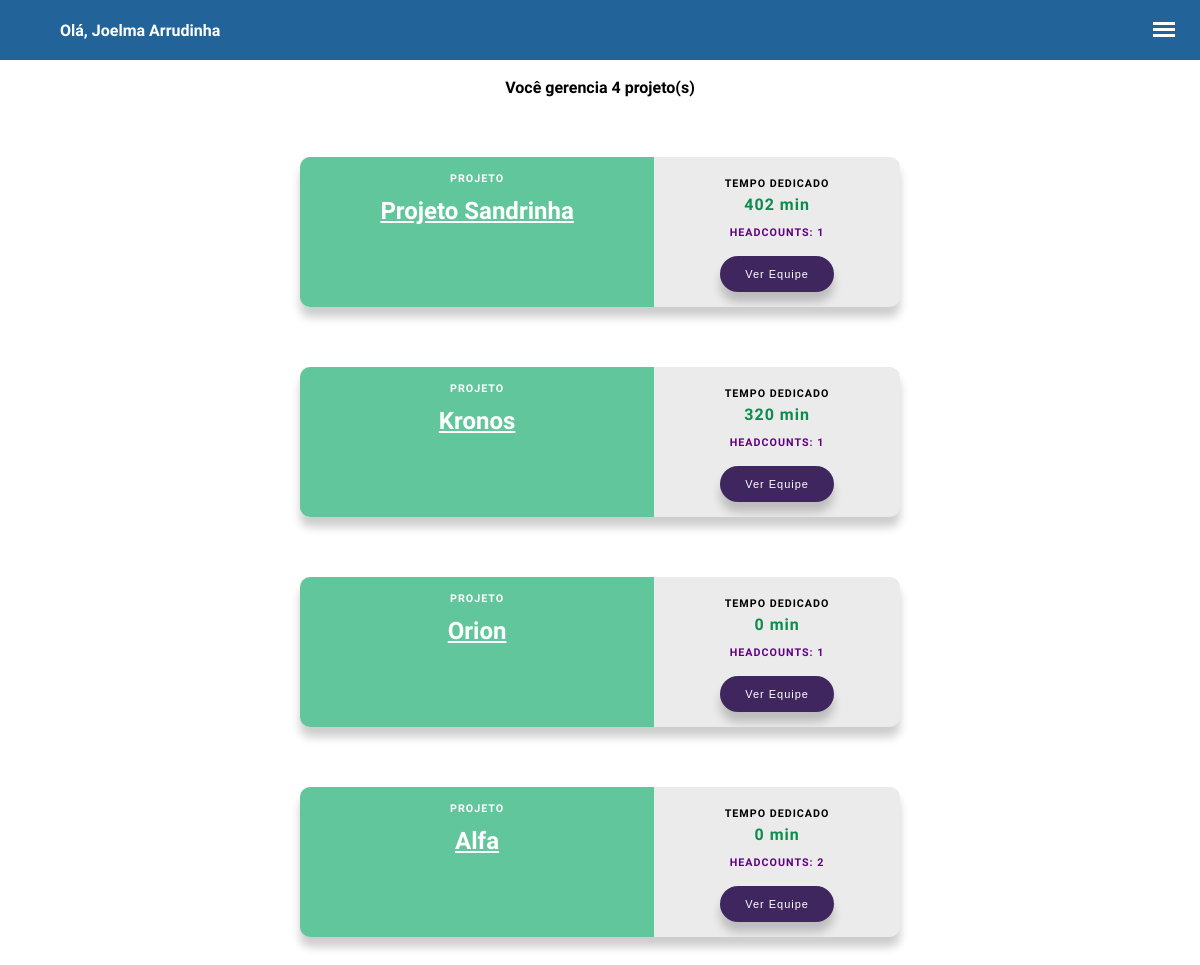
The page /painel_gest.php (signed in) on the database its author committed.
### tables this page shows
CREATE TABLE `projeto` (
  `id_projeto` int(11) NOT NULL,
  `nome_projeto` varchar(50) NOT NULL,
  `data_inicio` datetime DEFAULT NULL,
  `data_fim` datetime DEFAULT NULL,
  `descricao` varchar(100) NOT NULL
);

### DAO/SELECAO/select_proj_gest.php (the view, shortened to what this page needs)
<?php
$cpf = $_SESSION['cpf'];
$connect = mysqli_connect('localhost','root',null,'intime');
$query_select = ("SELECT PG.CPF,P.NOME_PROJETO,P.ID_PROJETO,sum(case when AFP.ATIVO=1 then tempo_atividade else null end) as tempo_atividade,count(distinct AFP.id_funcionario) as headcount FROM `projeto_gestor` PG
                        INNER JOIN `cadastro_gestor` CG ON PG.CPF=CG.CPF
                        INNER JOIN `projeto` P ON P.ID_PROJETO=PG.ID_PROJETO
                        left JOIN `atividade_funcionario_projeto` AFP ON  AFP.id_projeto=P.Id_projeto
                    WHERE PG.CPF='$cpf' AND PG.ATIVO=1  AND P.DATA_INICIO=P.DATA_FIM
                    GROUP BY PG.CPF,P.NOME_PROJETO,P.ID_PROJETO
                    ORDER BY sum(case when AFP.ATIVO=1 then tempo_atividade else null end) DESC");
$select = mysqli_query($connect,$query_select);
$linhas = mysqli_num_rows($select);
if($linhas>=1){
    echo ("<center><h4>Você gerencia $linhas projeto(s)</h4></center>");
    while ($proj = mysqli_fetch_assoc($select)){
        $nome_proj=$proj['NOME_PROJETO'];
        $id_proj=$proj['ID_PROJETO'];
        $tempo_atividade=$proj['tempo_atividade'];
        $query_select2 = ("SELECT count(distinct PF.cpf) as headcount FROM `projeto_funcionario` PF WHERE PF.ATIVO=1 AND PF.ID_PROJETO=$id_proj");
        $select3 = mysqli_query($connect,$query_select2);
        $HC = mysqli_fetch_assoc($select3);
        $headcount=$HC['headcount'];
        if (is_null($tempo_atividade)){$tempo_atividade=0;}
        echo '<center><div class="projeto_func_container">';
            echo '<div class="projeto_func">';
                echo '<div class="projeto_func_preview">';
                    echo '<h6>Projeto</h6>';
                        echo ("<a href='report_proj.php?id=$id_proj' id='projeto_nome'><h2> $nome_proj </h2></a><br>");
                        echo '</div>';
                echo '<div class="projeto_func_info">';
                    echo '<h6>Tempo dedicado</h6>';
                    echo "<h4>$tempo_atividade min</h4>";
                    echo ("<h6 style='color:#600080;'>Headcounts: $headcount </h6>");
                    echo "<button style='font-size:11px; margin-top:-100px;' class='btn' onclick=\"window.location.href='report_func_proj.php?id=$id_proj'\" id='btn_registro$id_proj'>Ver Equipe</button>";
                echo '</div>';
            echo '</div>';
        echo '</div>';
        echo '</center>';
    }
}else if($linhas==0){
    echo '<br><center><span class="icon fa-meh-o fa-2x"></span>';
    echo '<h3>Poxa vida,</h3>';
    echo '<h3>Você ainda não gerencia <br> nenhum projeto</h3>';
}
?>

### assets/css/painel.css (style rules this page uses)
html, body { overflow-x: hidden; height: 100%; }
body { background: #fff; padding: 0; margin: 0; font-size: 100%; font-family: 'Muli', sans-serif; }
.projeto_func { font-family: 'Muli', sans-serif; background-color: rgb(235, 235, 235); border-radius: 10px; box-shadow: 0 10px 10px rgba(0, 0, 0, 0.2); max-width: 600px; display: flex; margin: 5%; overflow: hidden; width: 80%; height: 100%; max-height: 150px; }
.projeto_func h6 { letter-spacing: 1px; text-transform: uppercase; margin-top: -10PX; }
.projeto_func h4 { letter-spacing: 1px; margin-top: -20PX; color:rgb(10, 141, 76); }
.projeto_func_preview { background-color: #2db87eb7; color: #fff; display: inline-block; padding-top: 20px; padding-left: 5px; padding-right: 5px; min-width: 160px; width: 140%; height: 200px; }
.projeto_func_preview h2 { margin: 0%; margin-top: -5px; padding-left: 10%; padding-right: 10%; }
.projeto_func_preview h6 { color: rgb(255, 255, 255); margin-bottom: 5%; margin-top: -5px; }
.projeto_func_info { padding-top: 30px; width: 100%; height: 100%; }
#projeto_nome { color:white; }
.btn { background-color: #3f265f; border: 0; border-radius: 50px; box-shadow: 0 10px 10px rgba(0, 0, 0, 0.2); color: #fff; font-size: 10px; padding: 12px 25px; bottom: 10%; right: 15%; letter-spacing: 1px; cursor: pointer; }

### rows shown on the page
projeto: nome_projeto "Projeto Sandrinha", tempo_atividade "402", headcount "1"
projeto: nome_projeto "Kronos", tempo_atividade "320", headcount "1"
projeto: nome_projeto "Orion", tempo_atividade "0", headcount "1"
projeto: nome_projeto "Alfa", tempo_atividade "0", headcount "2"

### other values the page prints
$NOME[0] "Joelma"
$NOME[SIZEOF($NOME)-1] "Arrudinha"
$linhas "4"
